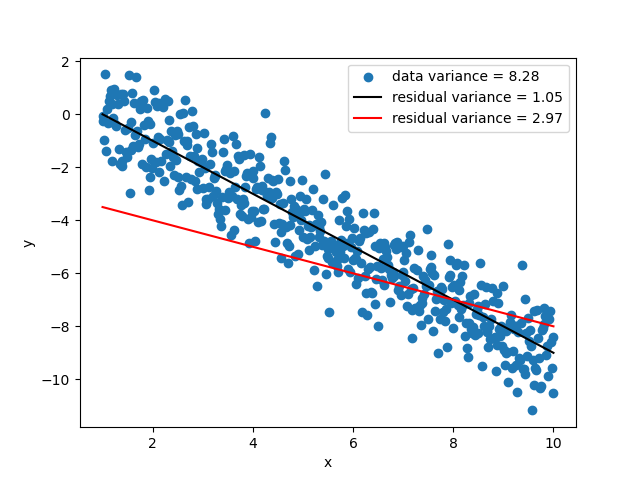

This figure's Python source:
#!/usr/bin/env python3
# -*- coding: utf-8 -*-
"""
Created on Wed Apr 26 13:49:01 2023

@author: chris
"""

import numpy as np
import matplotlib.pyplot as plt

a = -1
a2 = -0.5
b = 1
b2 = -3
num = 500

x     = np.linspace(1,10,num)
noise = np.random.randn(num)
y     = a*x +b + noise
y_l    = a*x + b
y2_l   = a2*x + b2

plt.close()
plt.scatter(x,y, label = f'data variance = {np.var(y):.2f}')
plt.plot(x,y_l, color='black', label = f'residual variance = {np.var(y_l-y):.2f}')
plt.plot(x,y2_l, color='red', label = f'residual variance = {np.var(y2_l-y):.2f}')
plt.xlabel('x')
plt.ylabel('y')
#plt.title('Figure 1')
plt.legend()

plt.savefig('residuals.png')

print(np.var(noise), np.var(y_l-y), np.var(y), np.var(y2_l-y))